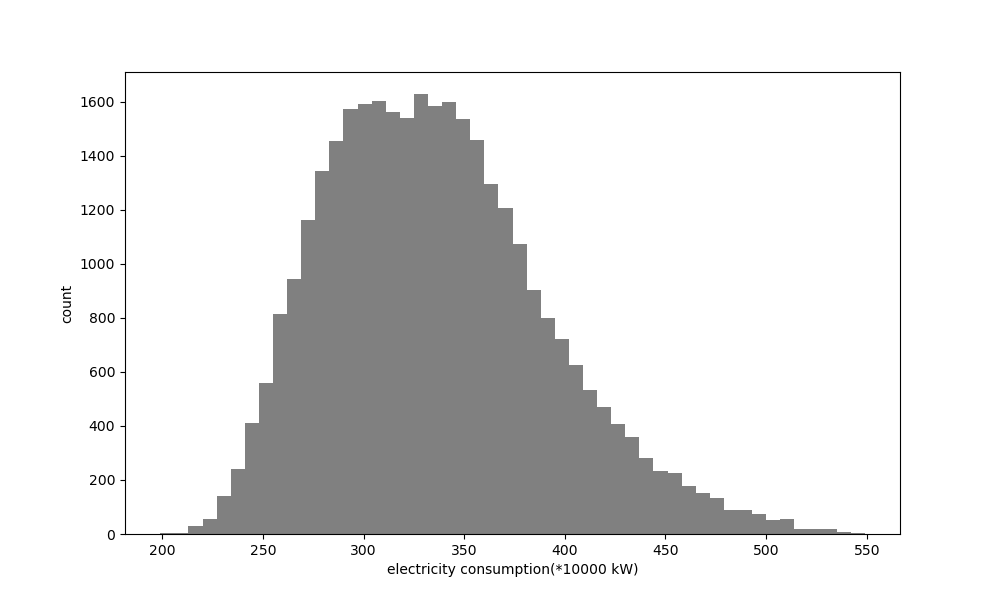

This chart was generated by the following Python code:
# coding: utf-8
import pandas as pd

# 读取电力消费量数据
ed = [pd.read_csv(
    'shikoku_electricity_%d.csv' % year,
    skiprows=3,
    names=['DATE', 'TIME', 'consumption'],
    parse_dates={'date_hour': ['DATE', 'TIME']},
    index_col='date_hour')
    for year in [2012, 2013, 2014, 2015, 2016]
]

elec_data = pd.concat(ed)

# -- 可视化 --
import matplotlib.pyplot as plt

# 设定图像的尺寸
plt.figure(figsize=(10, 6))

# 生成柱状图
plt.hist(elec_data['consumption'], bins=50, color="gray")
plt.xlabel('electricity consumption(*10000 kW)')
plt.ylabel(u'count')

# 保存图表
plt.savefig('7-4-1-2-graph.png')
